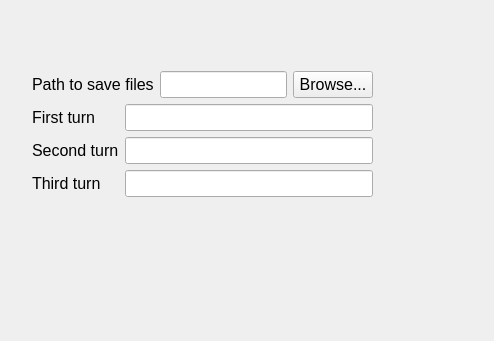
<?xml version="1.0" encoding="UTF-8"?>
<ui version="4.0">
 <class>LoadingFromDiskSettingsWindow</class>
 <widget class="QWidget" name="LoadingFromDiskSettingsWindow">
  <property name="geometry">
   <rect>
    <x>0</x>
    <y>0</y>
    <width>494</width>
    <height>341</height>
   </rect>
  </property>
  <property name="windowTitle">
   <string>Form</string>
  </property>
  <widget class="QWidget" name="">
   <property name="geometry">
    <rect>
     <x>7</x>
     <y>71</y>
     <width>391</width>
     <height>126</height>
    </rect>
   </property>
   <property name="font">
    <font>
     <pointsize>12</pointsize>
    </font>
   </property>
   <layout class="QGridLayout" name="mainLayout">
    <item row="1" column="0">
     <spacer name="horizontalSpacer_2">
      <property name="orientation">
       <enum>Qt::Horizontal</enum>
      </property>
      <property name="sizeHint" stdset="0">
       <size>
        <width>40</width>
        <height>20</height>
       </size>
      </property>
     </spacer>
    </item>
    <item row="0" column="1">
     <layout class="QGridLayout" name="gridLayout_2">
      <item row="0" column="2">
       <widget class="QLineEdit" name="lineEdit">
        <property name="font">
         <font>
          <pointsize>12</pointsize>
         </font>
        </property>
        <property name="readOnly">
         <bool>true</bool>
        </property>
       </widget>
      </item>
      <item row="0" column="1">
       <widget class="QLabel" name="label">
        <property name="font">
         <font>
          <pointsize>12</pointsize>
         </font>
        </property>
        <property name="text">
         <string>Path to save files</string>
        </property>
       </widget>
      </item>
      <item row="0" column="3">
       <widget class="QPushButton" name="pushButton">
        <property name="font">
         <font>
          <pointsize>12</pointsize>
         </font>
        </property>
        <property name="text">
         <string>Browse...</string>
        </property>
       </widget>
      </item>
     </layout>
    </item>
    <item row="1" column="1">
     <layout class="QGridLayout" name="gridLayout">
      <item row="2" column="0">
       <widget class="QLabel" name="thirdTurnLabel">
        <property name="font">
         <font>
          <pointsize>12</pointsize>
         </font>
        </property>
        <property name="text">
         <string>Third turn</string>
        </property>
       </widget>
      </item>
      <item row="2" column="1">
       <widget class="QLineEdit" name="thirdTurnLineEdit">
        <property name="font">
         <font>
          <pointsize>12</pointsize>
         </font>
        </property>
       </widget>
      </item>
      <item row="0" column="0">
       <widget class="QLabel" name="firstTurnLabel">
        <property name="font">
         <font>
          <pointsize>12</pointsize>
         </font>
        </property>
        <property name="text">
         <string>First turn</string>
        </property>
       </widget>
      </item>
      <item row="0" column="1">
       <widget class="QLineEdit" name="firstTurnLineEdit">
        <property name="font">
         <font>
          <pointsize>12</pointsize>
         </font>
        </property>
       </widget>
      </item>
      <item row="1" column="1">
       <widget class="QLineEdit" name="secondTurnLineEdit">
        <property name="font">
         <font>
          <pointsize>12</pointsize>
         </font>
        </property>
       </widget>
      </item>
      <item row="1" column="0">
       <widget class="QLabel" name="secondTurnLabel">
        <property name="font">
         <font>
          <pointsize>12</pointsize>
         </font>
        </property>
        <property name="text">
         <string>Second turn</string>
        </property>
       </widget>
      </item>
     </layout>
    </item>
    <item row="1" column="2">
     <spacer name="horizontalSpacer">
      <property name="orientation">
       <enum>Qt::Horizontal</enum>
      </property>
      <property name="sizeHint" stdset="0">
       <size>
        <width>40</width>
        <height>20</height>
       </size>
      </property>
     </spacer>
    </item>
   </layout>
  </widget>
 </widget>
 <resources/>
 <connections/>
</ui>
